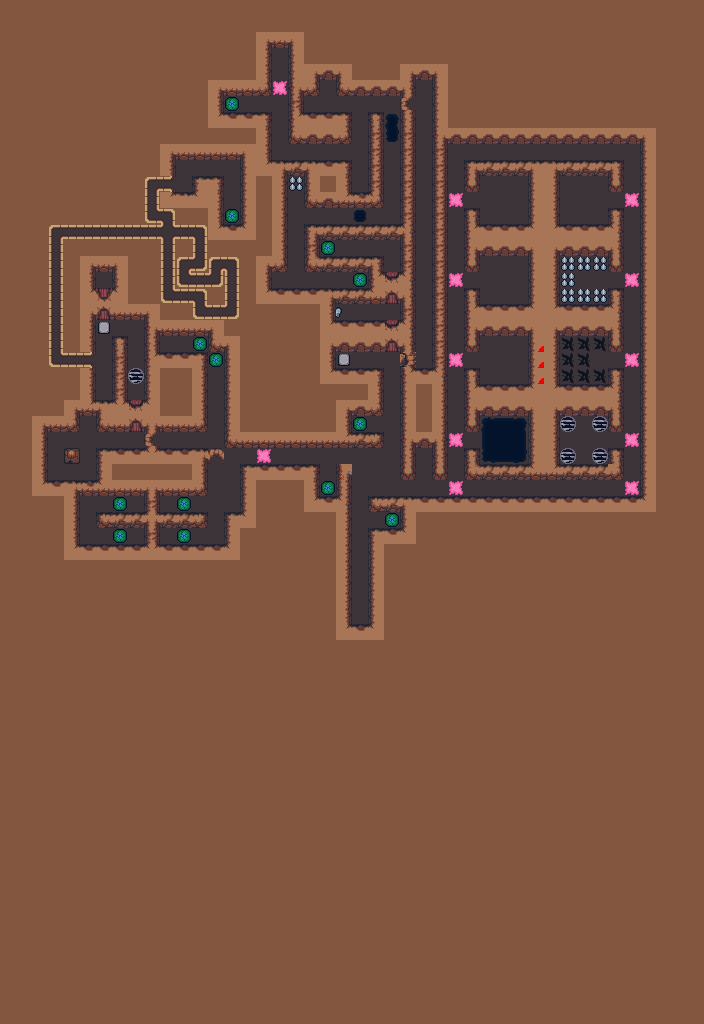

Below is a game level as drawn by its tile map, then a one-line description and the .tmx that defines it (tile-layer data replaced by summaries):
An orthogonal 44x64 tile map with 16x16 px tiles, 4 tile layers (Art_Base, Art_Gameplay, SlimeCover, Art_AbovePlayer), 1 hidden layer not drawn, 3 tilesets and 19 objects (spawn).

<map version="1.2" tiledversion="1.2.4" orientation="orthogonal" renderorder="right-down" width="44" height="64" tilewidth="16" tileheight="16" infinite="0" backgroundcolor="#83573f" nextlayerid="7" nextobjectid="40">
 <tileset firstgid="1" source="../../tileset/GameplayTileset.tsx" />
 <tileset firstgid="65" source="../../tileset/SlimeCave.tsx" />
 <tileset firstgid="616" source="../../tileset/GameplayImages.tsx" />
 <layer id="1" name="Art_Base" width="44" height="64" locked="1">
  <data>[2816 cells, 886 non-empty, 42 distinct tile ids]</data>
 </layer>
 <layer id="2" name="Art_Gameplay" width="44" height="64" locked="1">
  <properties>
   <property name="Modify" value="" />
  </properties>
  <data>[2816 cells, 123 non-empty, 34 distinct tile ids]</data>
 </layer>
 <layer id="6" name="SlimeCover" width="44" height="64">
  <data>[2816 cells, 0 non-empty, 0 distinct tile ids]</data>
 </layer>
 <layer id="3" name="Art_AbovePlayer" width="44" height="64">
  <properties>
   <property name="Front" value="" />
  </properties>
  <data>[2816 cells, 15 non-empty, 8 distinct tile ids]</data>
 </layer>
 <layer id="4" name="Gameplay" width="44" height="64" visible="0" locked="1" opacity="0.38">
  <data>[2816 cells, 650 non-empty, 21 distinct tile ids]</data>
 </layer>
 <objectgroup id="5" name="Properties" locked="1">
  <object id="13" x="496" y="192" width="16" height="16">
   <properties>
    <property name="direction" value="vertical" />
   </properties>
  </object>
  <object id="14" x="576" y="176" width="16" height="16">
   <properties>
    <property name="direction" value="horizontal" />
   </properties>
  </object>
  <object id="15" x="576" y="208" width="16" height="16">
   <properties>
    <property name="direction" value="horizontal" />
   </properties>
  </object>
  <object id="17" x="224" y="96" width="16" height="16">
   <properties>
    <property name="location" value="22,26" />
   </properties>
  </object>
  <object id="18" x="352" y="416" width="16" height="16">
   <properties>
    <property name="location" value="14,6" />
   </properties>
  </object>
  <object id="19" x="208" y="352" width="16" height="16">
   <properties>
    <property name="location" value="12,21" />
   </properties>
  </object>
  <object id="20" x="192" y="336" width="16" height="16">
   <properties>
    <property name="location" value="13,22" />
   </properties>
  </object>
  <object id="24" x="320" y="480" width="16" height="16">
   <properties>
    <property name="location" value="14,13" />
   </properties>
  </object>
  <object id="25" x="224" y="208" width="16" height="16">
   <properties>
    <property name="location" value="20,30" />
   </properties>
  </object>
  <object id="26" x="320" y="240" width="16" height="16">
   <properties>
    <property name="location" value="22,17" />
   </properties>
  </object>
  <object id="27" x="352" y="272" width="16" height="16">
   <properties>
    <property name="location" value="20,15" />
   </properties>
  </object>
  <object id="28" x="80" y="416" width="16" height="16">
   <properties>
    <property name="onPass" value="setGate(8,25,open;8,26,open)" />
   </properties>
  </object>
  <object id="29" name="spawn" x="368" y="464" width="16" height="16" />
  <object id="30" x="336" y="352" width="16" height="16">
   <properties>
    <property name="onPass" value="setGate(24,20,open;24,21,open)" />
   </properties>
  </object>
  <object id="31" x="320" y="304" width="16" height="16">
   <properties>
    <property name="onHit" value="setGate(24,17,open;24,18,open)" />
   </properties>
  </object>
  <object id="34" x="176" y="496" width="16" height="16">
   <properties>
    <property name="location" value="7,31" />
   </properties>
  </object>
  <object id="36" x="112" y="496" width="16" height="16">
   <properties>
    <property name="location" value="11,31" />
   </properties>
  </object>
  <object id="37" x="112" y="528" width="16" height="16">
   <properties>
    <property name="location" value="11,33" />
   </properties>
  </object>
  <object id="38" x="176" y="528" width="16" height="16">
   <properties>
    <property name="location" value="7,33" />
   </properties>
  </object>
 </objectgroup>
</map>
